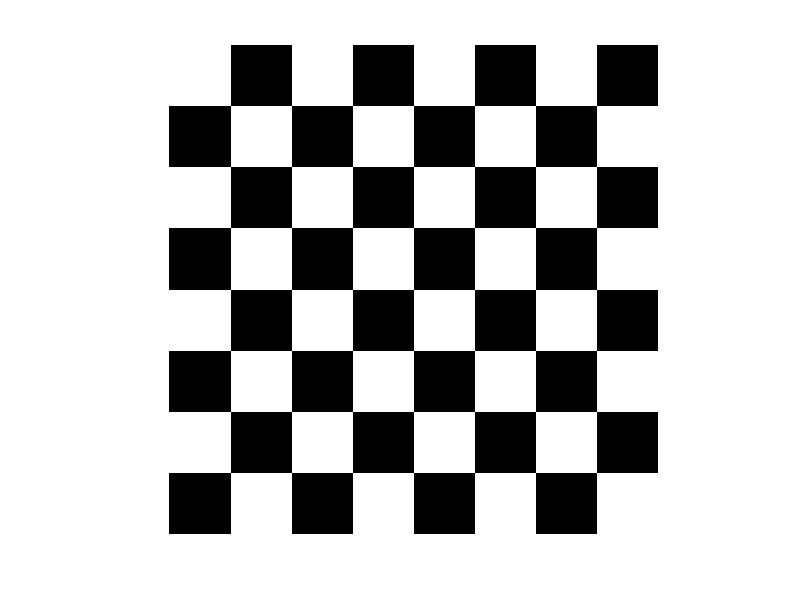

Recreate this plot in MATLAB.
clear;
clc;
A=zeros(480,480);
B=255*ones(60,60);
for i=0:3
    for j=0:3
        A(1+i*120:60+i*120,1+j*120:60+j*120)=B;
         A(61+i*120:120+i*120,61+j*120:120+j*120)=B;
    end
end
imshow(A);
imwrite(A,'board.jpg');